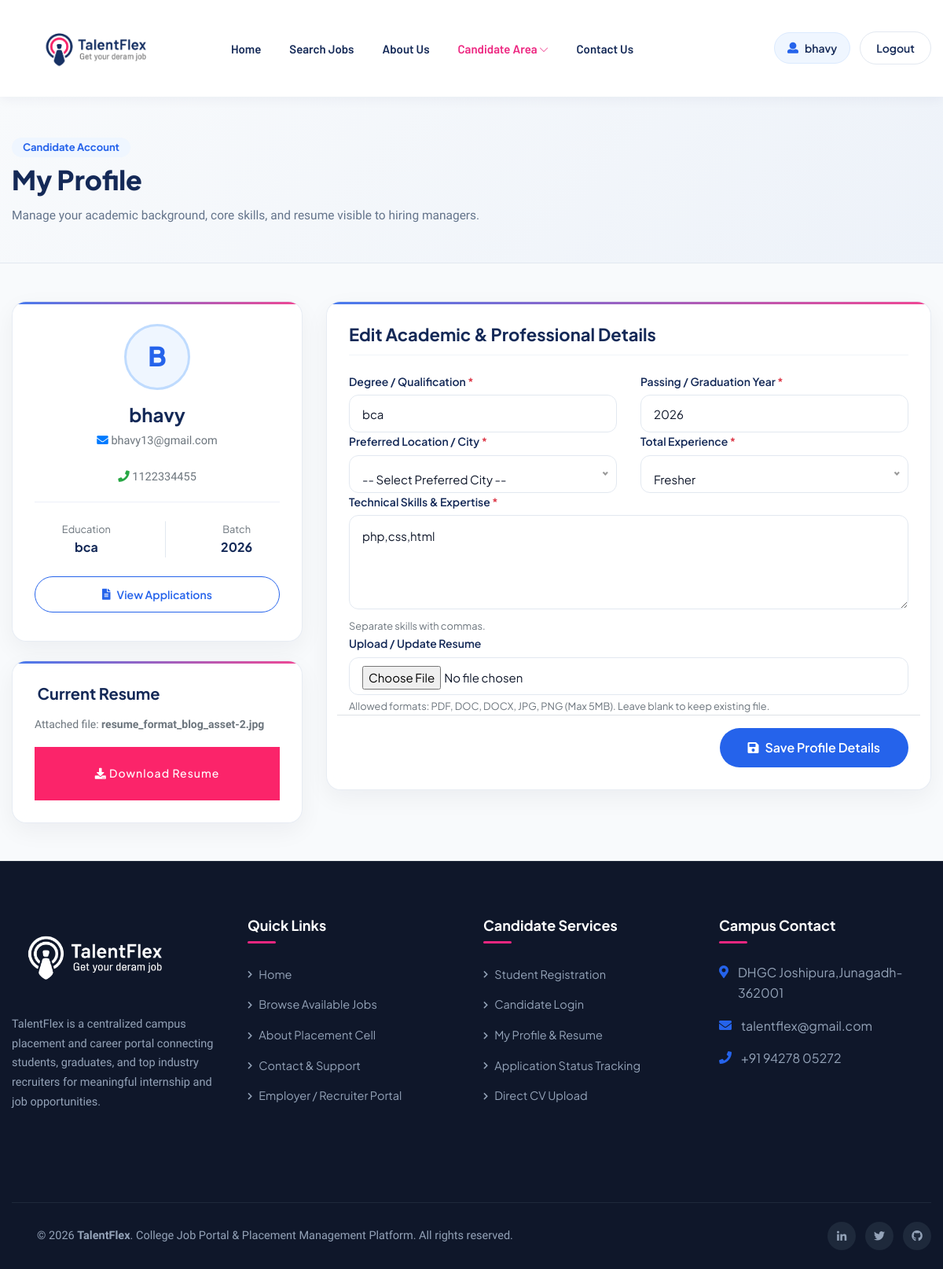
/profile.php (signed in), run on the app's committed database.
### tables this page shows
CREATE TABLE `registration` (
  `id` int(11) NOT NULL,
  `Name` varchar(50) NOT NULL,
  `Email` varchar(50) NOT NULL,
  `Password` varchar(10) NOT NULL,
  `PhoneNumber` varchar(20) NOT NULL,
  `gender` varchar(5) NOT NULL,
  `city` varchar(50) NOT NULL,
  `u_type` varchar(50) NOT NULL
);

CREATE TABLE `user_profile` (
  `id` int(11) NOT NULL,
  `user_id` int(11) NOT NULL,
  `c_id` int(20) NOT NULL,
  `qualification` varchar(100) NOT NULL,
  `passing_year` varchar(40) NOT NULL,
  `skills` text NOT NULL,
  `experience` varchar(100) NOT NULL,
  `resume` varchar(255) NOT NULL
);

### profile.php (the view, shortened to what this page needs)
<?php
include("db.php");
$user_id = $_SESSION['user_id'];
$user_q = mysqli_query($conn, "SELECT * FROM registration WHERE id='$user_id'");
$user_info = ($user_q) ? mysqli_fetch_assoc($user_q) : [];
$profile_q = mysqli_query($conn, "SELECT * FROM user_profile WHERE user_id='$user_id'");
$data = ($profile_q && mysqli_num_rows($profile_q) > 0) ? mysqli_fetch_assoc($profile_q) : null;
include("header.php");
?>
<div style="background: linear-gradient(135deg, #f8fafc 0%, #edf2f9 100%); padding: 50px 0 45px; border-bottom: 1px solid #e2e8f0;">
    <div class="container">
        <span class="badge mb-2" style="background: var(--tf-primary-light); color: var(--tf-primary); font-size: 13px; font-weight: 700; padding: 6px 14px; border-radius: 9999px;">
            Candidate Account
        </span>
        <h1 style="font-size: 34px; font-weight: 800; color: var(--tf-navy); margin-bottom: 8px;">
            My Profile
        </h1>
        <p style="color: var(--tf-text-muted); font-size: 15.5px; margin: 0;">
            Manage your academic background, core skills, and resume visible to hiring managers.
        </p>
    </div>
</div>
<div class="container my-5">
    <div class="row g-4 justify-content-center">
        <div class="col-lg-4 col-12">
            <div class="portal-card text-center mb-4">
                <div style="width: 84px; height: 84px; border-radius: 50%; background: var(--tf-primary-light); color: var(--tf-primary); font-size: 34px; font-weight: 800; display: flex; align-items: center; justify-content: center; margin: 0 auto 16px; border: 3px solid #bfdbfe;">
                    <?php echo strtoupper(substr($user_info['Name'] ?? 'U', 0, 1)); ?>
                </div>
                <h4 style="font-weight: 700; color: var(--tf-navy); margin-bottom: 4px;">
                    <?php echo htmlspecialchars($user_info['Name'] ?? 'Candidate'); ?>
                </h4>
                <p class="text-muted mb-3" style="font-size: 14.5px;">
                    <i class="fas fa-envelope me-1 text-primary"></i> <?php echo htmlspecialchars($user_info['Email'] ?? ''); ?>
                </p>
                <?php if (!empty($user_info['PhoneNumber'])) { ?>
                    <p class="text-muted mb-3" style="font-size: 14.5px;">
                        <i class="fas fa-phone me-1 text-success"></i> <?php echo htmlspecialchars($user_info['PhoneNumber']); ?>
                    </p>
                <?php } ?>
                <hr class="my-3">
                <div class="d-flex justify-content-around text-center py-2">
                    <div>
                        <small class="text-muted d-block">Education</small>
                        <strong style="color: var(--tf-navy);"><?php echo htmlspecialchars($data['qualification'] ?? 'Pending'); ?></strong>
                    </div>
                    <div>
                        <small class="text-muted d-block">Batch</small>
                        <strong style="color: var(--tf-navy);"><?php echo htmlspecialchars($data['passing_year'] ?? 'N/A'); ?></strong>
                    </div>
                </div>
                <div class="mt-3">
                    <a href="application.php" class="btn-tf-outline w-100 mb-2" style="font-size: 14px;">
                        <i class="fas fa-file-alt me-1"></i> View Applications
                    </a>
                </div>
            </div>
            <div class="portal-card">
                <h5 style="font-weight: 700; color: var(--tf-navy); margin-bottom: 12px;">
                    <i class="fas fa-file-invoice text-primary me-2"></i> Current Resume
                </h5>
                <?php if (!empty($data['resume'])) { ?>
                    <p class="text-muted" style="font-size: 14px; margin-bottom: 14px;">
                        Attached file: <strong><?php echo htmlspecialchars($data['resume']); ?></strong>
                    </p>
                    <a href="uploads/<?php echo htmlspecialchars($data['resume']); ?>" target="_blank" class="btn btn-sm btn-primary w-100">
                        <i class="fas fa-download me-1"></i> Download Resume
                    </a>
                <?php } else { ?>
                    <p class="text-muted" style="font-size: 14px; margin-bottom: 0;">
                        No resume uploaded yet. Upload your CV below to increase your shortlisting chances.
                    </p>
                <?php } ?>
            </div>
        </div>
        <div class="col-lg-8 col-12">
            <div class="portal-card">
                <h3 style="font-size: 22px; font-weight: 700; color: var(--tf-navy); margin-bottom: 22px; padding-bottom: 12px; border-bottom: 1.5px solid #f1f5f9;">
                    Edit Academic & Professional Details
                </h3>
                <form method="POST" enctype="multipart/form-data">
                    <div class="row g-3">
                        <div class="col-md-6 col-12">
                            <label class="form-label-custom">Degree / Qualification <span class="text-danger">*</span></label>
                            <input
                                type="text"
                                name="qualification"
                                class="form-control-custom"
                                placeholder="e.g. BCA, MCA, B.Tech CS"
                                value="<?php echo htmlspecialchars($data['qualification'] ?? ''); ?>"
                                required
                            >
                        </div>
                        <div class="col-md-6 col-12">
                            <label class="form-label-custom">Passing / Graduation Year <span class="text-danger">*</span></label>
                            <input
                                type="text"
                                name="passing_year"
                                class="form-control-custom"
                                placeholder="e.g. 2026, 2025"
                                value="<?php echo htmlspecialchars($data['passing_year'] ?? ''); ?>"
                                required
                            >
                        </div>
                        <div class="col-md-6 col-12">
                            <label class="form-label-custom">Preferred Location / City <span class="text-danger">*</span></label>
                        </div>
                        <div class="col-md-6 col-12">
                            <label class="form-label-custom">Total Experience <span class="text-danger">*</span></label>
                        </div>
                        <div class="col-12">
                            <label class="form-label-custom">Technical Skills & Expertise <span class="text-danger">*</span></label>
                            <textarea
                                name="skills"
                                class="form-control-custom"
                                placeholder="List your key programming languages, frameworks, or certifications (e.g. PHP, Python, React, SQL, Java, Figma)..."
                                rows="3"
                                required
                            ><?php echo htmlspecialchars($data['skills'] ?? ''); ?></textarea>
                            <small class="text-muted">Separate skills with commas.</small>
                        </div>
                        <div class="col-12">
                            <label class="form-label-custom">Upload / Update Resume</label>
                            <input
                                type="file"
                                name="resume"
                                class="form-control-custom"
                                accept=".pdf,.doc,.docx,.jpg,.png"
                            >
                            <small class="text-muted">Allowed formats: PDF, DOC, DOCX, JPG, PNG (Max 5MB). Leave blank to keep existing file.</small>
                        </div>
                        <div class="col-12 pt-3 border-top d-flex justify-content-end">
                            <button type="submit" name="submit" class="btn-tf-primary" style="padding: 12px 36px; font-size: 16px;">
                                <i class="fas fa-save me-1"></i> Save Profile Details
                            </button>
                        </div>
                    </div>
                </form>
            </div>
        </div>
    </div>
</div>
<?php include("footer.php"); ?>

### assets/css/portal-custom.css (style rules this page uses)
:root { --tf-primary: #2563eb; --tf-primary-hover: #1d4ed8; --tf-primary-light: #eff6ff; --tf-primary-subtle: #dbeafe; --tf-navy: #142957; --tf-navy-dark: #0f172a; --tf-accent: #ed2680; --tf-accent-hover: #db1470; --tf-accent-light: #fdf2f8; --tf-success: #10b981; --tf-success-light: #ecfdf5; --tf-warning: #f59e0b; --tf-warning-light: #fffbeb; --tf-danger: #ef4444; --tf-danger-light: #fef2f2; --tf-bg-body: #f8fafc; --tf-bg-card: #ffffff; --tf-border: #e2e8f0; --tf-border-light: #f1f5f9; --tf-text-title: #0f172a; --tf-text-body: #334155; --tf-text-muted: #64748b; --tf-font-family: 'Plus Jakarta Sans', -apple-system, BlinkMacSystemFont, 'Segoe UI', Roboto, Helvetica, Arial, sans-serif; --tf-shadow-sm: 0 2px 6px rgba(15, 23, 42, 0.04); --tf-shadow-md: 0 6px 20px rgba(15, 23, 42, 0.08); --tf-shadow-lg: 0 12px 32px rgba(15, 23, 42, 0.12); --tf-radius: 12px; --tf-radius-lg: 18px; --tf-radius-full: 9999px; --tf-transition: all 0.25s cubic-bezier(0.4, 0, 0.2, 1); }
body { font-family: var(--tf-font-family) !important; background-color: var(--tf-bg-body) !important; color: var(--tf-text-body) !important; line-height: 1.6; overflow-x: hidden; min-height: 100vh; display: flex; flex-direction: column; }
h1, h2, h3, h4, h5, h6 { font-family: var(--tf-font-family) !important; color: var(--tf-text-title); font-weight: 700; line-height: 1.25; }
a { color: var(--tf-primary); text-decoration: none; transition: var(--tf-transition); }
.btn-tf-primary { background: var(--tf-primary); color: #ffffff !important; font-weight: 600; padding: 12px 28px; border-radius: var(--tf-radius-full); border: none; transition: var(--tf-transition); display: inline-flex; align-items: center; justify-content: center; gap: 8px; }
.btn-tf-outline { background: transparent; color: var(--tf-primary) !important; border: 1.5px solid var(--tf-primary); font-weight: 600; padding: 11px 26px; border-radius: var(--tf-radius-full); transition: var(--tf-transition); display: inline-flex; align-items: center; justify-content: center; gap: 8px; }
.portal-card { background: #ffffff; border-radius: var(--tf-radius-lg); border: 1px solid var(--tf-border); box-shadow: var(--tf-shadow-sm); padding: 28px; transition: var(--tf-transition); position: relative; }
.form-label-custom { font-weight: 600; font-size: 14px; color: var(--tf-navy); margin-bottom: 6px; display: block; }
.form-control-custom { width: 100%; height: 48px; padding: 10px 16px; font-size: 15px; border: 1.5px solid var(--tf-border); border-radius: var(--tf-radius); background: #ffffff; color: var(--tf-text-title); transition: var(--tf-transition); outline: none; }
textarea.form-control-custom { height: auto; min-height: 120px; padding: 14px 16px; resize: vertical; }
.portal-card-glass, .portal-card { background: rgba(255, 255, 255, 0.88) !important; backdrop-filter: blur(12px) !important; -webkit-backdrop-filter: blur(12px) !important; border: 1px solid rgba(226, 232, 240, 0.8) !important; box-shadow: 0 10px 30px rgba(15, 23, 42, 0.05) !important; border-radius: var(--tf-radius-lg) !important; transition: all 0.3s cubic-bezier(0.4, 0, 0.2, 1) !important; position: relative; overflow: hidden; }
.portal-card-glass::before, .portal-card::before { content: ''; position: absolute; top: 0; left: 0; right: 0; height: 3px; background: linear-gradient(90deg, var(--tf-primary) 0%, var(--tf-accent) 100%); opacity: 0.85; }

### data on the page
registration: Name "B", Name "bhavy", Email "bhavy13@gmail.com", PhoneNumber "1122334455"
user_profile: qualification "bca", passing_year "2026", resume "resume_format_blog_asset-2.jpg", skills "php,css,html"

### other printed values
$_SESSION['name'] "bhavy"
